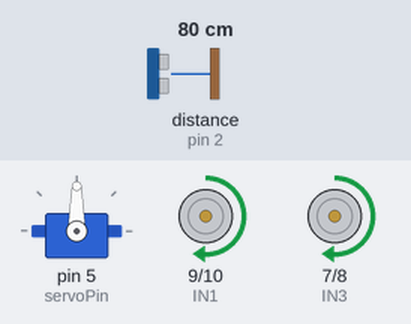
Recording of a sketch running on a simulated Arduino Uno, built with avr-gcc and run on an emulated ATmega328P. Shown: servo, motor-driver pin pairs drawn as motors (green arrow = first pin HIGH = forward, orange = second pin HIGH = backward, longer = more drive, scaled by the enable pin). Wiring (inferred from the names in the program): ultrasonic range finder: trigger pin 3; echo pin 2. The inputs (shaded band) are chosen by the test bench; at power-on: distance to the obstacle (sensor on pin 2) 80 cm. The echo pulse lasts 58.3 µs per cm.

Above: at 2.2 s.
2.3 s: distance to the obstacle (sensor on pin 2) set to 44 cm
3.8 s: distance to the obstacle (sensor on pin 2) set to 38 cm
At 4.05 s:
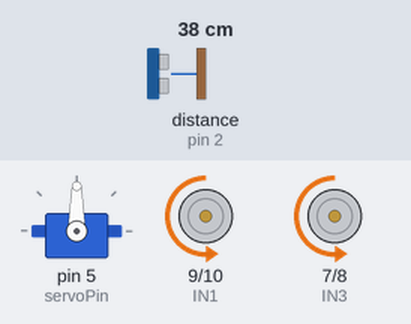
At 5.9 s:
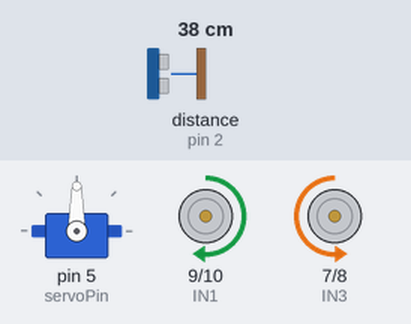
6.8 s: distance to the obstacle (sensor on pin 2) set to 33 cm
At 6.9 s:
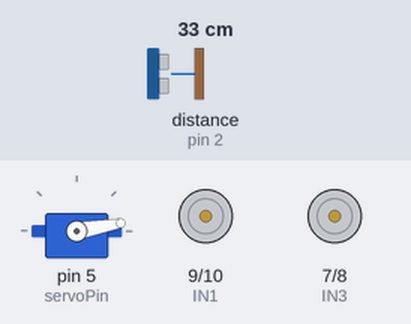
9.8 s: distance to the obstacle (sensor on pin 2) set to 28 cm
Timing chart, 0 to 13.8 s (numbered marks = the images above; inputs shaded):
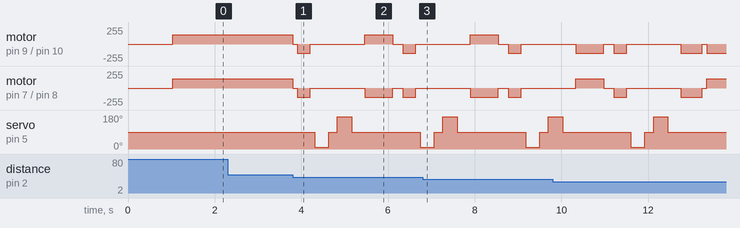

The sketch:

Obstacles_avoiding_robot_car_v2.ino
```cpp
#include <Servo.h>

// -------- ULTRASONIC --------
#define trigPin 3
#define echoPin 2

// -------- MOTOR DRIVER --------
#define FLIP_A 1
#define FLIP_B 1

#if FLIP_A
  #define IN1 9
  #define IN2 10
#else
  #define IN1 10
  #define IN2 9
#endif

#if FLIP_B
  #define IN3 7
  #define IN4 8
#else
  #define IN3 8
  #define IN4 7
#endif

#define ENA 11
#define ENB 6

// -------- SERVO --------
#define servoPin 5
Servo myServo;

// -------- SPEED --------
int speedLeft = 140;
int speedRight = 140;

// -------- DETECTION --------
int detectDist  = 40;
int sideBlocked = 30;

// -------- TIMINGS (ms) - tune these --------
int backTimeNormal  = 300;
int backTimeTrapped = 500;
int turnTimeNormal  = 650;
int turnTimeTrapped = 1200;

// -------- SETUP --------
void setup() {
  pinMode(trigPin, OUTPUT);
  pinMode(echoPin, INPUT);

  pinMode(IN1, OUTPUT);
  pinMode(IN2, OUTPUT);
  pinMode(IN3, OUTPUT);
  pinMode(IN4, OUTPUT);

  pinMode(ENA, OUTPUT);
  pinMode(ENB, OUTPUT);

  myServo.attach(servoPin);
  myServo.write(90);

  stopCar();
  delay(1000);
}

// -------- LOOP --------
void loop() {

  int frontDist = getDistance();

  if (frontDist > detectDist) {
    forward();
  }
  else {

    // STOP
    stopCar();
    delay(100);

    // SMALL BACKUP (create turning space)
    backward();
    delay(backTimeNormal);
    stopCar();
    delay(100);

    // SCAN RIGHT & LEFT
    int rightDist = lookRight();
    int leftDist  = lookLeft();

    delay(100);

    // DECIDE DIRECTION
    if (rightDist < sideBlocked && leftDist < sideBlocked) {
      // TRAPPED (3 walls): back up more, then U-turn
      backward();
      delay(backTimeTrapped);
      stopCar();
      delay(100);
      turnRight(turnTimeTrapped);
    }
    else if (rightDist > leftDist) {
      turnRight(turnTimeNormal);
    }
    else {
      turnLeft(turnTimeNormal);
    }

    stopCar();
    delay(100);
  }
}

// -------- ULTRASONIC --------
// One raw reading in cm (200 = no echo)
int readOnce() {
  digitalWrite(trigPin, LOW);
  delayMicroseconds(2);

  digitalWrite(trigPin, HIGH);
  delayMicroseconds(10);
  digitalWrite(trigPin, LOW);

  long duration = pulseIn(echoPin, HIGH, 30000);

  if (duration == 0) return 200;

  return duration * 0.034 / 2;
}

int getDistance() {
  int d1 = readOnce();
  delay(10);
  int d2 = readOnce();
  delay(10);
  int d3 = readOnce();

  int m = d1;
  if (d2 < m) m = d2;
  if (d3 < m) m = d3;
  return m;
}

// -------- SCAN SERVO --------
int lookRight() {
  myServo.write(10);
  delay(300);
  int d = getDistance();
  myServo.write(90);
  delay(200);
  return d;
}

int lookLeft() {
  myServo.write(170);
  delay(300);
  int d = getDistance();
  myServo.write(90);
  delay(200);
  return d;
}

void forward() {
  analogWrite(ENA, speedRight);
  analogWrite(ENB, speedLeft);

  digitalWrite(IN1, HIGH);
  digitalWrite(IN2, LOW);

  digitalWrite(IN3, HIGH);
  digitalWrite(IN4, LOW);
}

void backward() {
  analogWrite(ENA, speedRight);
  analogWrite(ENB, speedLeft);

  digitalWrite(IN1, LOW);
  digitalWrite(IN2, HIGH);

  digitalWrite(IN3, LOW);
  digitalWrite(IN4, HIGH);
}

void turnRight(int ms) {
  analogWrite(ENA, speedRight);
  analogWrite(ENB, speedLeft);

  digitalWrite(IN1, LOW);
  digitalWrite(IN2, HIGH);

  digitalWrite(IN3, HIGH);
  digitalWrite(IN4, LOW);

  delay(ms);
}

void turnLeft(int ms) {
  analogWrite(ENA, speedRight);
  analogWrite(ENB, speedLeft);

  digitalWrite(IN1, HIGH);
  digitalWrite(IN2, LOW);

  digitalWrite(IN3, LOW);
  digitalWrite(IN4, HIGH);

  delay(ms);
}

void stopCar() {
  analogWrite(ENA, 0);
  analogWrite(ENB, 0);

  digitalWrite(IN1, LOW);
  digitalWrite(IN2, LOW);
  digitalWrite(IN3, LOW);
  digitalWrite(IN4, LOW);
}
```

Measured:
- the behaviour switches between 42 and 41 cm on distance to the obstacle (sensor on pin 2) (found by bisection; images 0 and 1)
- after the input at 2.3 s, every drawn part: stays the same
